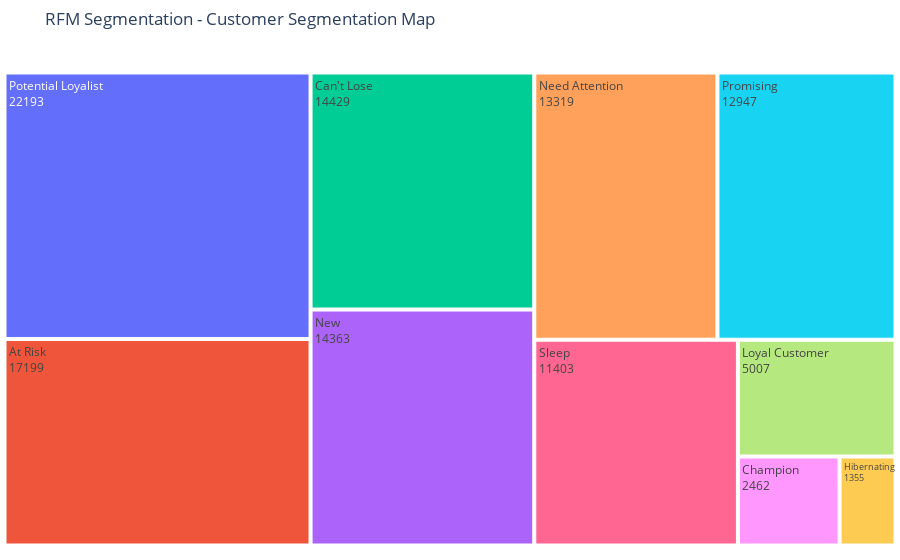

The notebook cell this image was saved under:
### Code cell
plot_rfm_segments(df_rfm)

### Figure 1 — Plotly figure (JSON) as saved in the notebook; plotly's stock layout.template omitted (floating-point values rounded to 4 significant figures)
{"data": [{"hoverinfo": "label+value+percent entry", "labels": ["Potential Loyalist", "At Risk", "Can't Lose", "New", "Need Attention", "Promising", "Sleep", "Loyal Customer", "Champion", "Hibernating"], "marker": {"line": {"color": "white", "width": 1}}, "parents": ["", "", "", "", "", "", "", "", "", ""], "text": ["22193", "17199", "14429", "14363", "13319", "12947", "11403", "5007", "2462", "1355"], "type": "treemap", "values": [22193, 17199, 14429, 14363, 13319, 12947, 11403, 5007, 2462, 1355]}], "layout": {"margin": {"b": 10, "l": 0, "r": 0, "t": 50}, "title": {"text": "RFM Segmentation - Customer Segmentation Map"}}}
